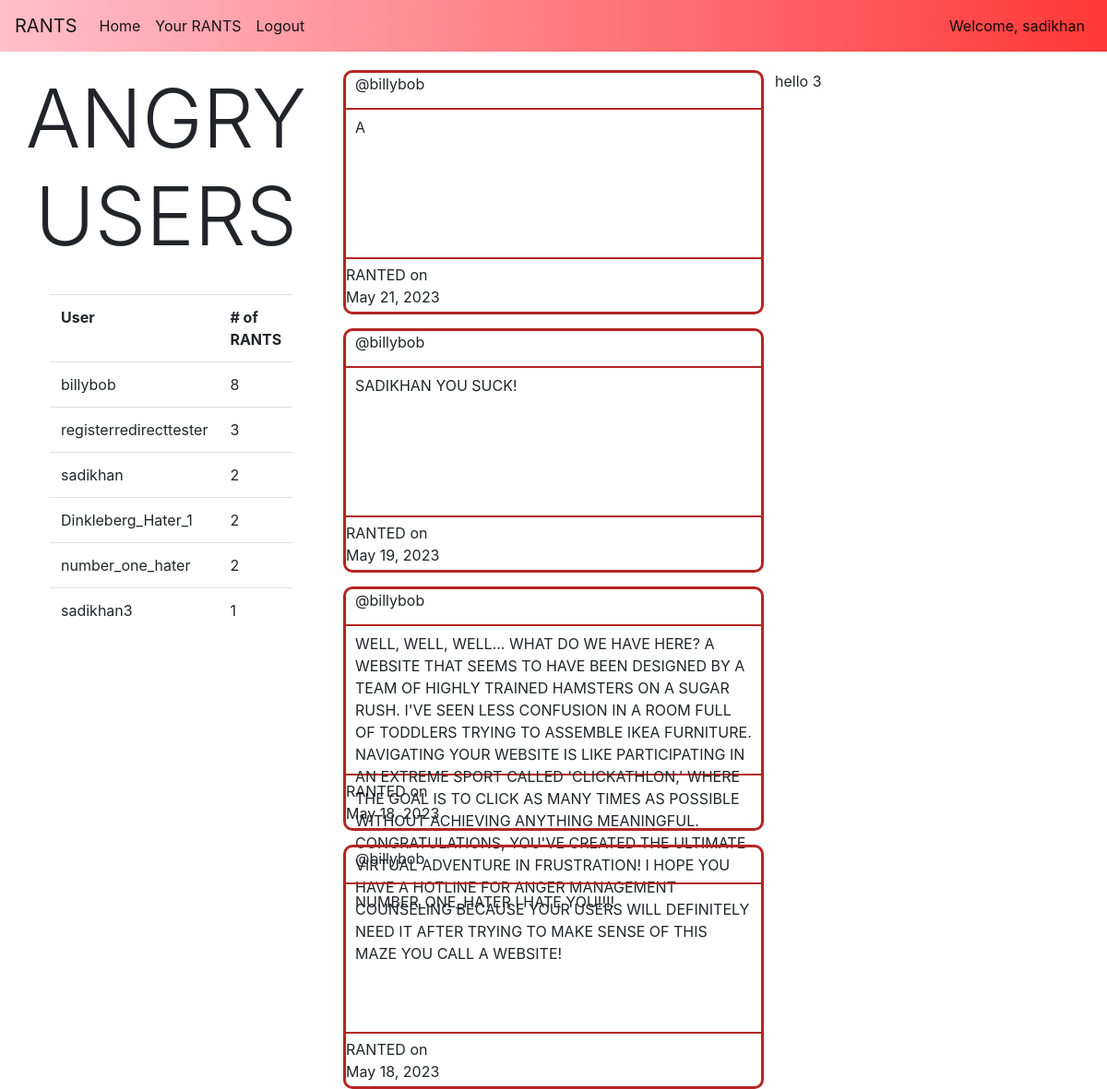
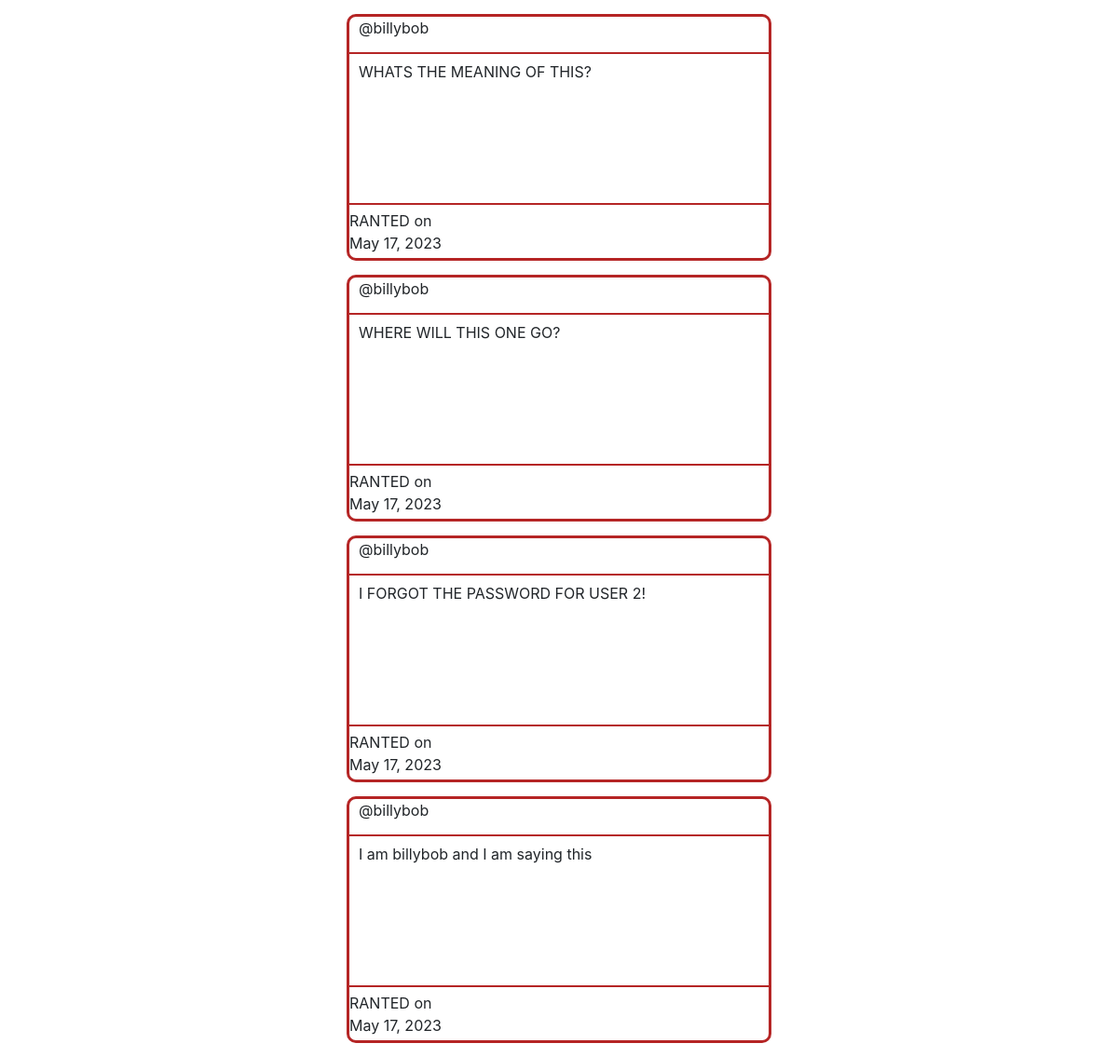
Screenshot of /3 (signed in) with the database file from the repository (2 pictures, top to bottom).
### main/models.py (models this page shows, shortened)
class userRants(models.Model):
    username = models.ForeignKey(User, on_delete=models.CASCADE)
    rantText = models.CharField(max_length=750)
    rantDate = models.DateField(auto_now_add=True)

### main/views.py (the view)
# urls.py: path("<int:id>", views.userPage, name="userPage"),
def userPage(response, id):
    userInfo = response.user
    currentUserRants = userRants.objects.filter(username_id=id)
    users = User.objects.all()
    userRantsinDictionary = {}
    for user in users:
        userRantsinDictionary[user.username] = userRants.objects.filter(username_id=user.id).count()
    sortedUserRantsInDictionary = dict(sorted(userRantsinDictionary.items(), key=lambda x:x[1], reverse=True))
    return render(response, "main/userPage.html", {"userInfo":userInfo, "currentUserRants":currentUserRants, "userRantsinDictionary":sortedUserRantsInDictionary})

### main/templates/main/userPage.html (shortened to what this page needs)
{% extends "main/base.html" %}
{% block content %}
<div class="columnContainer">
    <div class="shortBar">
        <div class="listBarContainer">
           <h1 class="shortBarHeader display-2">ANGRY USERS</h1>
        </div>
        <br>
        <div class="listUsers">
           <table class="table">
              <tr>
                 <th scope="row">User</th>
                 <th># of RANTS</th>
              </tr>
              {% for key, value in userRantsinDictionary.items %}
                 {% if value > 0 %}
                    <tr>
                       <td>{{key}}</td>
                       <td>{{ value }}</td>
                    </tr>
                 {% endif %}
              {% endfor %}
           </table>
        </div>
     </div>
    <div class="middleBar">
        {% if currentUserRants %}
            {% for rant in currentUserRants reversed %}
            <div class="middleBarContainer">
                <div class="rantHeader">
                    <span class="rantHeaderText">
                        @{{rant.username}}
                    </span>
                </div>
                <div class="rantBody">
                    <div class="rantBodyText">
                        {{rant.rantText}}
                    </div>
                </div>
                <div class="rantFooter">
                    <div class="rantDate">RANTED on {{rant.rantDate}}</div>
                </div>
            </div>
            {% endfor %}
        {% else %}
            <div>GET SOME RANTS!</div>
        {% endif %}
    </div>
    <div class="shortBar">
        <div>
            hello 3
        </div>
    </div>
</div>
{% endblock %}

### main/templates/main/base.html (shortened to what this page needs)
{% load static %}
<!doctype html>
<html>
<head>
    <link rel="stylesheet" href="https://cdn.jsdelivr.net/npm/bootstrap@4.0.0/dist/css/bootstrap.min.css">
    <link rel="stylesheet" href="{% static 'css/styles.css' %}">
</head>
<body>
    <nav class="navbar navbar-expand-lg navbar-light bg-light navbarGradient">
        <a class="navbar-brand" href="/">RANTS</a>
        <div class="collapse navbar-collapse" id="navbarSupportedContent">
            <ul class="navbar-nav w-100">
                <li class="nav-item active">
                    <a class="nav-link" href="/home">Home<span class="sr-only">(current)</span></a>
                </li>
                <li class="nav-item active">
                    {% if userInfo.is_authenticated %}
                        <a class="nav-link" href="/{{user.id}}">Your RANTS<span class="sr-only">(current)</span></a>
                    {% else %}
                        <a class="nav-link" href="/register">Register</a>
                    {% endif %}
                </li>
                <li class="nav-item active">
                    {% if userInfo.is_authenticated %}
                        <a class="nav-link" href="/logout">Logout<span class="sr-only">(current)</span></a>
                    {% else %}
                        <a class="nav-link" href="/login">Login<span class="sr-only">(current)</span></a>
                    {% endif %}
                </li>
                <li class="nav-item active ml-auto">
                    {% if userInfo.is_authenticated %}
                        <a class="nav-link" >Welcome, {{userInfo.username}}<span class="sr-only">(current)</span></a>
                    {% else %}
                        <a class="nav-link" href="/login">Welcome, Sign in<span class="sr-only">(current)</span></a>
                    {% endif %}
                </li>
            </ul>
        </div>
    </nav>
    <div id="content" name="content">
            {% block content%}
            {% endblock %}
    </div>
</body>
</html>

### main/static/css/styles.css (style rules this page uses)
.columnContainer { float: left; width: 100%; }
.shortBar { height: 100%; width: 30%; float: left; position: sticky; top: 20px; }
.middleBar { height: 100%; width: 40%; float: left; }
.columnContainer { padding-top: 20px; }
.navbarGradient { background-image: linear-gradient(to right, pink, #ff3838) }
.middleBarContainer { height: 265px; width: 95%; border: solid #B52525; border-style: solid; border-radius: 10px; margin: auto; margin-bottom: 15px; position: relative; }
.rantHeader { border-style: none none solid none; border-width: 2px; border-color: #B52525; height: 40px; width: 100%; display: flex; }
.rantHeaderText { display: flex; width: min-content; height: 100%; padding-left: 10px; }
.rantBody { display: block; height: 160px; }
.rantBodyText { padding: 7px 10px; width: 100%; }
.rantDate { width: 23%; height: 100%; display: flex; justify-content: center; align-items: center; }
.rantFooter { display: flex; border-top: 2px solid #B52525; height: 60px; width: 100%; }
.shortBarHeader { text-align: center; }
.listUsers { width: 70%; height: auto; margin: auto; }

### rows the page displays
userRants: username "billybob", rantText "A", rantDate "May 21, 2023"
userRants: username "billybob", rantText "SADIKHAN YOU SUCK!", rantDate "May 19, 2023"
userRants: username "billybob", rantText "WELL, WELL, WELL... WHAT DO WE HAVE HERE? A WEBSITE THAT SEEMS TO HAVE BEEN DESIGNED BY A TEAM OF HIGHLY TRAINED HAMSTERS ON A SUGAR RUSH. I'VE SEEN LESS CONFUSION IN A ROOM FULL OF TODDLERS TRYING TO ASSEMBLE IKEA FURNITURE. NAVIGATING YOUR WEBSITE IS LIKE PARTICIPATING IN AN EXTREME SPORT CALLED 'CLICKATHLON,' WHERE THE GOAL IS TO CLICK AS MANY TIMES AS POSSIBLE WITHOUT ACHIEVING ANYTHING MEANINGFUL. CONGRATULATIONS, YOU'VE CREATED THE ULTIMATE VIRTUAL ADVENTURE IN FRUSTRATION! I HOPE YOU HAVE A HOTLINE FOR ANGER MANAGEMENT COUNSELING BECAUSE YOUR USERS WILL DEFINITELY NEED IT AFTER TRYING TO MAKE SENSE OF THIS MAZE YOU CALL A WEBSITE!", rantDate "May 18, 2023"
userRants: username "billybob", rantText "NUMBER_ONE_HATER I HATE YOU!!!!", rantDate "May 18, 2023"
userRants: username "billybob", rantText "WHATS THE MEANING OF THIS?", rantDate "May 17, 2023"
userRants: username "billybob", rantText "WHERE WILL THIS ONE GO?", rantDate "May 17, 2023"
userRants: username "billybob", rantText "I FORGOT THE PASSWORD FOR USER 2!", rantDate "May 17, 2023"
userRants: username "billybob", rantText "I am billybob and I am saying this", rantDate "May 17, 2023"

### other values shown
{{ userInfo.username }} "sadikhan"
{{ key }} "billybob" "registerredirecttester" "sadikhan" "Dinkleberg_Hater_1" "number_one_hater" "sadikhan3"
{{ value }} "8" "3" "2" "2" "2" "1"
